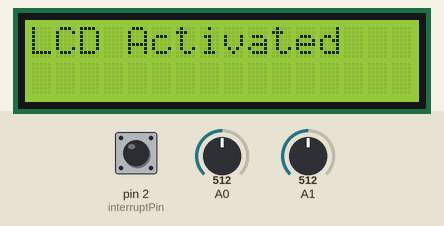
Bench run of a sketch on a simulated Arduino Uno, built with avr-gcc and run on an emulated ATmega328P. On the bench: 16×2 character LCD. The inputs (shaded band) are chosen by the test bench; at power-on: A0 = 512, A1 = 512, pin 2 (interruptPin) HIGH. What the sketch prints to the serial monitor is not drawn.

Above: at 0.1 s.
At 4.2 s:
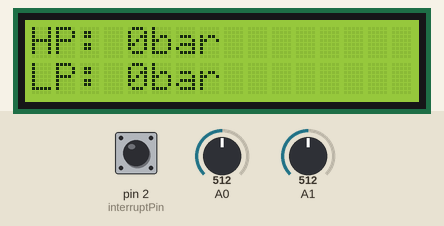
4.3 s: A0 set to 0
7.3 s: A0 set to 1023
10.3 s: A1 set to 90
13.3 s: A1 set to 1023
16.3 s: A0 set to 90
19.3 s: A1 set to 0
Timing chart, 0 to 22.3 s (numbered marks = the images above; inputs shaded):
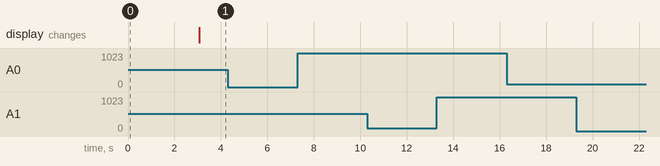

The sketch:

DataHandler.ino
```cpp
//Var For Speedmeter
// used to store fraction of revolution
// include the LCD library code:
#include <LiquidCrystal.h>

// initialize the library with the numbers of the interface pins
LiquidCrystal lcd(12, 11, 5, 13, 10, 8);

volatile byte detect_nth_ping = 0;

#define LOG_INTERVAL 1000   // mills between entries (Reduce to take more/faster data)
#define SYNC_INTERVAL 1000

unsigned long rpm = 0;
unsigned long lastrpmtime;
unsigned long lastlogtime;

uint32_t syncTime = 0;    // time of last sync ()
unsigned long timegap = 0;
unsigned int pings_per_rev = 6; //depends on break disk
unsigned int pings_per_log = 6;
unsigned int max_log_interval = 500;
unsigned int min_log_interval = 100;
const byte interruptPin = 2;

unsigned long highPressure = 0;
unsigned long lowPressure = 0;

void setup()
{
  Serial.begin(9600);
  pinMode(interruptPin, INPUT_PULLUP);
//  digitalPinToInterrupt(interruptPin);
  attachInterrupt(0, wheel_detect, RISING);//Calls wheel_detect when pin 2 (or 2, 3, 18, 19, 20, 21 on mega or just 2,3 on uno)
  rpm = 0;
  lastrpmtime = 0;
  lastlogtime = 0;

// set up the LCD's number of columns and rows:
  lcd.begin(16, 2);

  lcd.print("LCD Activated");
  delay(3000);
  lcd.clear();

}
void loop()//Measure RPM
{
  if (detect_nth_ping >= pings_per_log || millis() - lastrpmtime >= max_log_interval) {
//    rpm = ((60*1000)/(millis() - lastrpmtime))*(detect_nth_ping/pings_per_rev);
//    String rpmstring = String(rpm);

    Serial.print(millis() - lastrpmtime);
    Serial.print(",");
    Serial.print(analogRead(A0));
    Serial.print(",");
    Serial.print(analogRead(A1));
    Serial.print(",");
    Serial.print(detect_nth_ping);
    Serial.print(",");
    Serial.print(highPressure);
    Serial.print(",");
    Serial.print(lowPressure);
    Serial.println();

    lastrpmtime = millis();
    detect_nth_ping = 0;

    if (millis()-lastlogtime < min_log_interval) {
      delay (min_log_interval - (millis() - lastlogtime));
    }

    lastlogtime = millis();


  }
//  LCD is first cleared of earlier messages
  lcd.clear();

//  tells the LCD to start writing from column 0, row 0
  lcd.setCursor(0, 0);

//  prints high pressure to the LCD
  lcd.print("HP: ");
  lcd.print(highPressure);
  lcd.print("bar");

// set the cursor to column 0, line 1
  lcd.setCursor(0, 1);

//  prints low pressure to the LCD
  lcd.print("LP: ");
  lcd.print(lowPressure);
  lcd.print("bar");

}
void wheel_detect()//This function is called whenever a magnet/interrupt is detected by the arduino
{
     detect_nth_ping++;
//     Serial.println("detect");
}
```

Measured:
- after the input at 4.3 s, every drawn part: stays the same
- after the input at 7.3 s, every drawn part: stays the same
- after the input at 10.3 s, every drawn part: stays the same
- after the input at 13.3 s, every drawn part: stays the same
- after the input at 16.3 s, every drawn part: stays the same
- after the input at 19.3 s, every drawn part: stays the same
